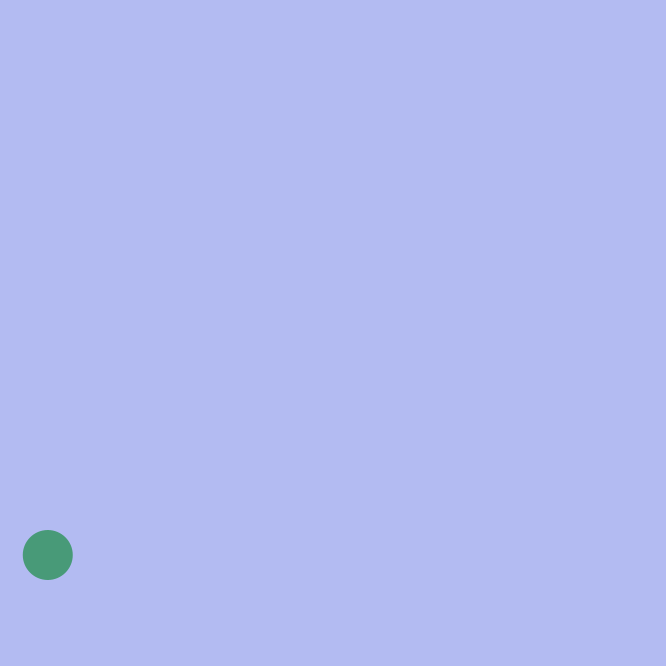
Frame 1 (no input)
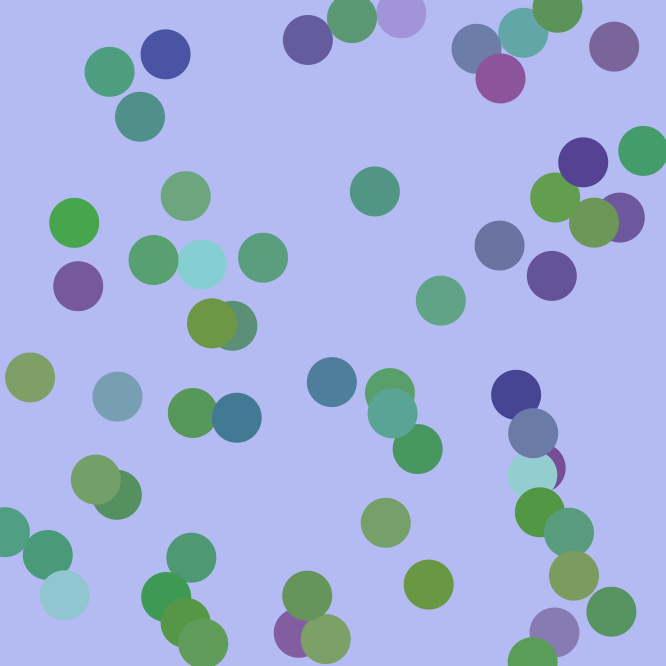
Frame 60 (the mouse pressed at the canvas centre just before this capture)
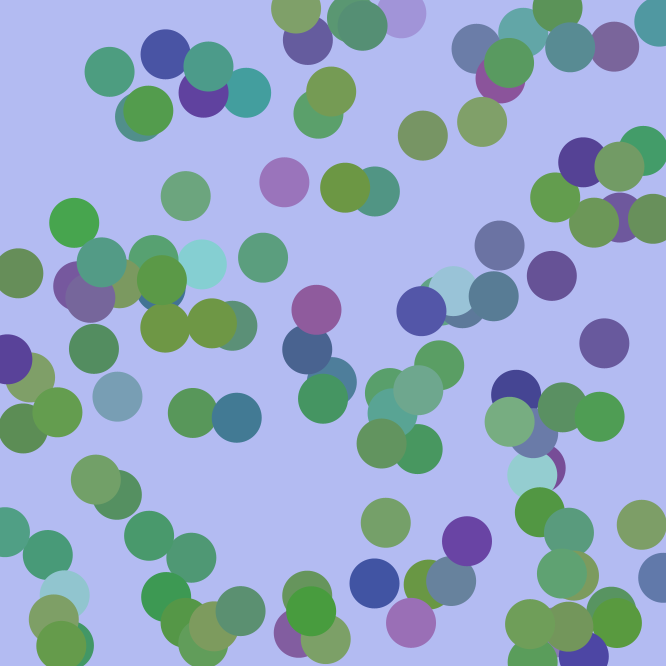
Frame 120 (the mouse held since frame 60 and released just before this capture)

The Processing sketch that drew these frames (run headless with seeded random() and noise(); from frame 60 on, the mouse is pressed at the canvas centre):

// Processing sketch: colorpalettes
// ── colorpalettes.pde
int numColors = 8;

Palette circlePalette, squarePalette;

void setup(){
  //randomSeed(1);
  //frameRate(60);
  size(666,666);
  colorMode(HSB, 1);
  noStroke();
  
  circlePalette = new Palette(16);
  squarePalette = new Palette(4);
  
  background(circlePalette.c[0]);
}

void draw(){
  // draw shapes
  PVector pos = new PVector(random(width), random(height));
  fill(circlePalette.getColor());
  ellipse(pos.x, pos.y, 50, 50);
}
// ── palette.pde
class Palette{
  int numColors;
  color[] c;
  
  color getColor(){
    // Pick two colors in the palette...
    int from, to;
    do{
      from = int(random(numColors));
      to = int(random(numColors));
    }while(from == to);
    
    // ...randomly lerp between them...
    float lerp = random(1);
    color col = lerpColor(c[from], c[to], lerp);
    
    // ...and return the result.
    return col;
  }
  
  Palette(int nColors){
    numColors = nColors;
    c = new color[numColors];
    
    // The first color is always a wildcard.
    c[0] = color(random(1), random(1), random(1));
    
    // Pick random ranges for HSB values.
    float hMin = random(1);
    float hRange = random(1 - hMin);
    float sMin = random(1);
    float sRange = random(1 - sMin);
    float bMin = random(1);
    float bRange = random(1 - bMin);

    // Now, pick n-1 colors in those ranges.
    for(int i = 1; i < numColors; i++){
      c[i] = color(hMin + random(hRange),
                   sMin + random(sRange),
                   bMin + random(bRange));
    }
  }
}
